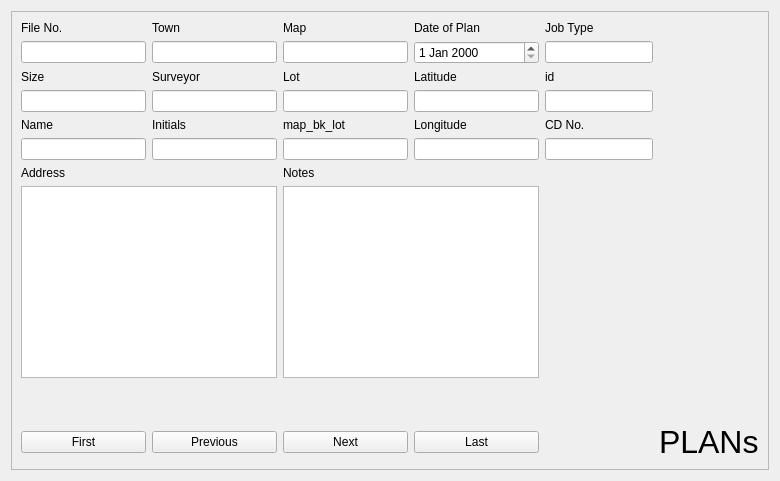
     <widget class="QWidget" name="p2_planData">
      <layout class="QGridLayout" name="gridLayout_3">
       <item row="0" column="0">
        <widget class="QFrame" name="frame_4">
         <property name="frameShape">
          <enum>QFrame::StyledPanel</enum>
         </property>
         <property name="frameShadow">
          <enum>QFrame::Sunken</enum>
         </property>
         <layout class="QGridLayout" name="gridLayout_6">
          <item row="0" column="0">
           <widget class="QLabel" name="label_fileNo">
            <property name="text">
             <string>File No.</string>
            </property>
           </widget>
          </item>
          <item row="0" column="1">
           <widget class="QLabel" name="label_pTown">
            <property name="text">
             <string>Town</string>
            </property>
           </widget>
          </item>
          <item row="0" column="2">
           <widget class="QLabel" name="label_map">
            <property name="text">
             <string>Map</string>
            </property>
           </widget>
          </item>
          <item row="0" column="4">
           <widget class="QLabel" name="label_jobType">
            <property name="text">
             <string>Job Type</string>
            </property>
           </widget>
          </item>
          <item row="0" column="3">
           <widget class="QLabel" name="label_date">
            <property name="text">
             <string>Date of Plan</string>
            </property>
           </widget>
          </item>
          <item row="1" column="0">
           <widget class="QLineEdit" name="lineEdit_fileNo"/>
          </item>
          <item row="2" column="2">
           <widget class="QLabel" name="label_lot">
            <property name="text">
             <string>Lot</string>
            </property>
           </widget>
          </item>
          <item row="2" column="3">
           <widget class="QLabel" name="label_latitude">
            <property name="text">
             <string>Latitude</string>
            </property>
           </widget>
          </item>
          <item row="2" column="4">
           <widget class="QLabel" name="label_id">
            <property name="text">
             <string>id</string>
            </property>
           </widget>
          </item>
          <item row="1" column="2">
           <widget class="QLineEdit" name="lineEdit_map"/>
          </item>
          <item row="1" column="1">
           <widget class="QLineEdit" name="lineEdit_pTown"/>
          </item>
          <item row="1" column="4">
           <widget class="QLineEdit" name="lineEdit_jobType"/>
          </item>
          <item row="1" column="3">
           <widget class="QDateEdit" name="dateEdit_date"/>
          </item>
          <item row="2" column="0">
           <widget class="QLabel" name="label_size">
            <property name="text">
             <string>Size</string>
            </property>
           </widget>
          </item>
          <item row="2" column="1">
           <widget class="QLabel" name="label_surveyor">
            <property name="text">
             <string>Surveyor</string>
            </property>
           </widget>
          </item>
          <item row="3" column="1">
           <widget class="QLineEdit" name="lineEdit_surveyor"/>
          </item>
          <item row="3" column="2">
           <widget class="QLineEdit" name="lineEdit_lot"/>
          </item>
          <item row="3" column="0">
           <widget class="QLineEdit" name="lineEdit_size"/>
          </item>
          <item row="3" column="4">
           <widget class="QLineEdit" name="lineEdit_id">
            <property name="text">
             <string/>
            </property>
           </widget>
          </item>
          <item row="3" column="3">
           <widget class="QLineEdit" name="lineEdit_latitude">
            <property name="text">
             <string/>
            </property>
           </widget>
          </item>
          <item row="9" column="1">
           <widget class="QPushButton" name="pushButton_pPrev">
            <property name="text">
             <string>Previous</string>
            </property>
           </widget>
          </item>
          <item row="4" column="1">
           <widget class="QLabel" name="label_init">
            <property name="text">
             <string>Initials</string>
            </property>
           </widget>
          </item>
          <item row="4" column="3">
           <widget class="QLabel" name="label_longitude">
            <property name="text">
             <string>Longitude</string>
            </property>
           </widget>
          </item>
          <item row="5" column="1">
           <widget class="QLineEdit" name="lineEdit_initials"/>
          </item>
          <item row="6" column="0">
           <widget class="QLabel" name="label_addr">
            <property name="text">
             <string>Address</string>
            </property>
           </widget>
          </item>
          <item row="5" column="2">
           <widget class="QLineEdit" name="lineEdit_pMap_bk_lot">
            <property name="text">
             <string/>
            </property>
           </widget>
          </item>
          <item row="7" column="0" colspan="2">
           <widget class="QTextEdit" name="textEdit_address"/>
          </item>
          <item row="4" column="0">
           <widget class="QLabel" name="label_name">
            <property name="text">
             <string>Name</string>
            </property>
           </widget>
          </item>
          <item row="5" column="4">
           <widget class="QLineEdit" name="lineEdit_cdNo">
            <property name="text">
             <string/>
            </property>
           </widget>
          </item>
          <item row="4" column="4">
           <widget class="QLabel" name="label_cdNo">
            <property name="text">
             <string>CD No.</string>
            </property>
           </widget>
          </item>
          <item row="6" column="2">
           <widget class="QLabel" name="label_notes">
            <property name="text">
             <string>Notes</string>
            </property>
           </widget>
          </item>
          <item row="9" column="5">
           <widget class="QLabel" name="label_44">
            <property name="font">
             <font>
              <pointsize>24</pointsize>
             </font>
            </property>
            <property name="text">
             <string>PLANs</string>
            </property>
           </widget>
          </item>
          <item row="5" column="3">
           <widget class="QLineEdit" name="lineEdit_longitude"/>
          </item>
          <item row="4" column="2">
           <widget class="QLabel" name="label_pMap_bk_lot">
            <property name="text">
             <string>map_bk_lot</string>
            </property>
           </widget>
          </item>
          <item row="5" column="0">
           <widget class="QLineEdit" name="lineEdit_name"/>
          </item>
          <item row="9" column="0">
           <widget class="QPushButton" name="pushButton_pFirst">
            <property name="text">
             <string>First</string>
            </property>
           </widget>
          </item>
          <item row="9" column="3">
           <widget class="QPushButton" name="pushButton_pLast">
            <property name="text">
             <string>Last</string>
            </property>
           </widget>
          </item>
          <item row="9" column="2">
           <widget class="QPushButton" name="pushButton_pNext">
            <property name="text">
             <string>Next</string>
            </property>
           </widget>
          </item>
          <item row="8" column="3">
           <spacer name="verticalSpacer">
            <property name="orientation">
             <enum>Qt::Vertical</enum>
            </property>
            <property name="sizeHint" stdset="0">
             <size>
              <width>20</width>
              <height>40</height>
             </size>
            </property>
           </spacer>
          </item>
          <item row="7" column="2" colspan="2">
           <widget class="QTextEdit" name="textEdit_notes"/>
          </item>
         </layout>
        </widget>
       </item>
      </layout>
     </widget>
